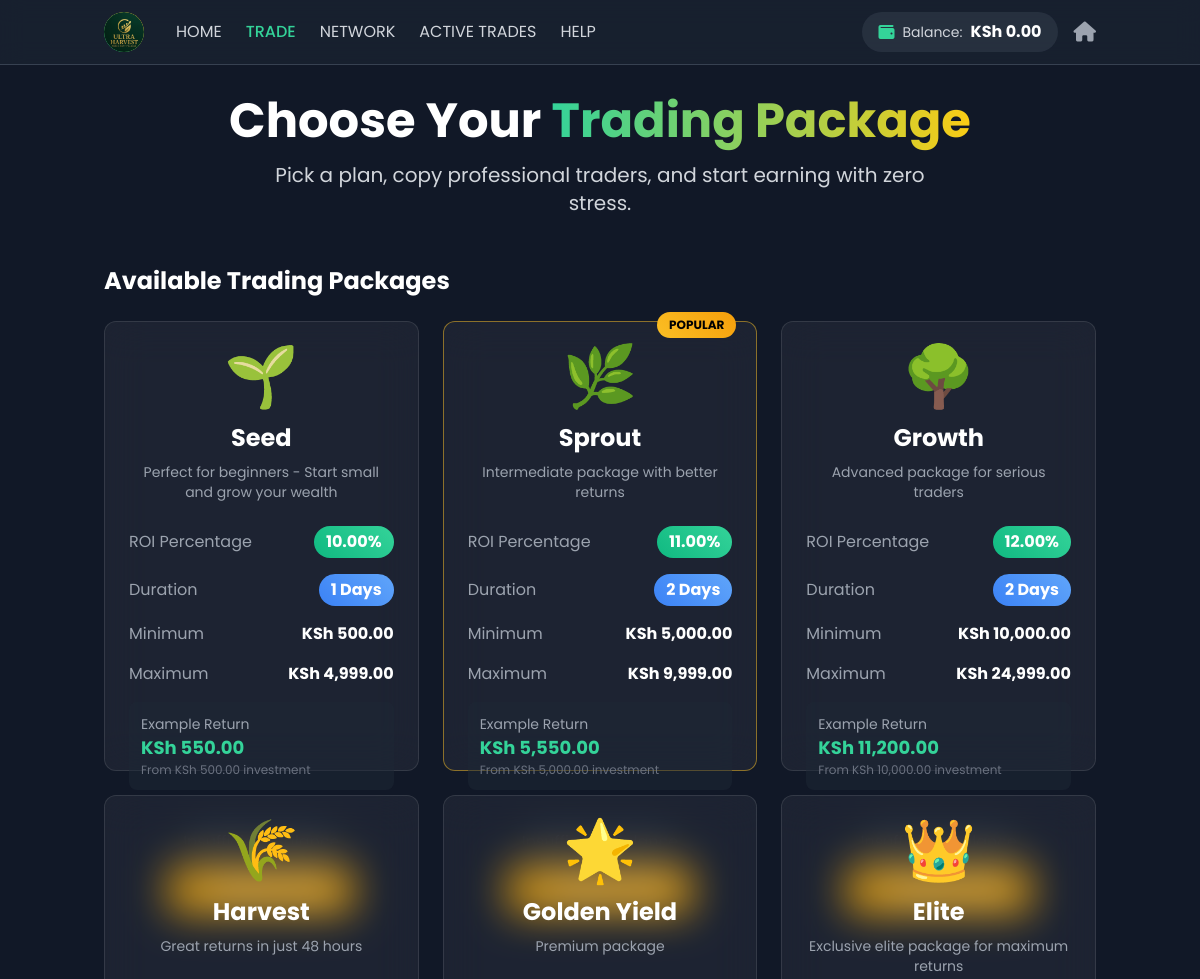
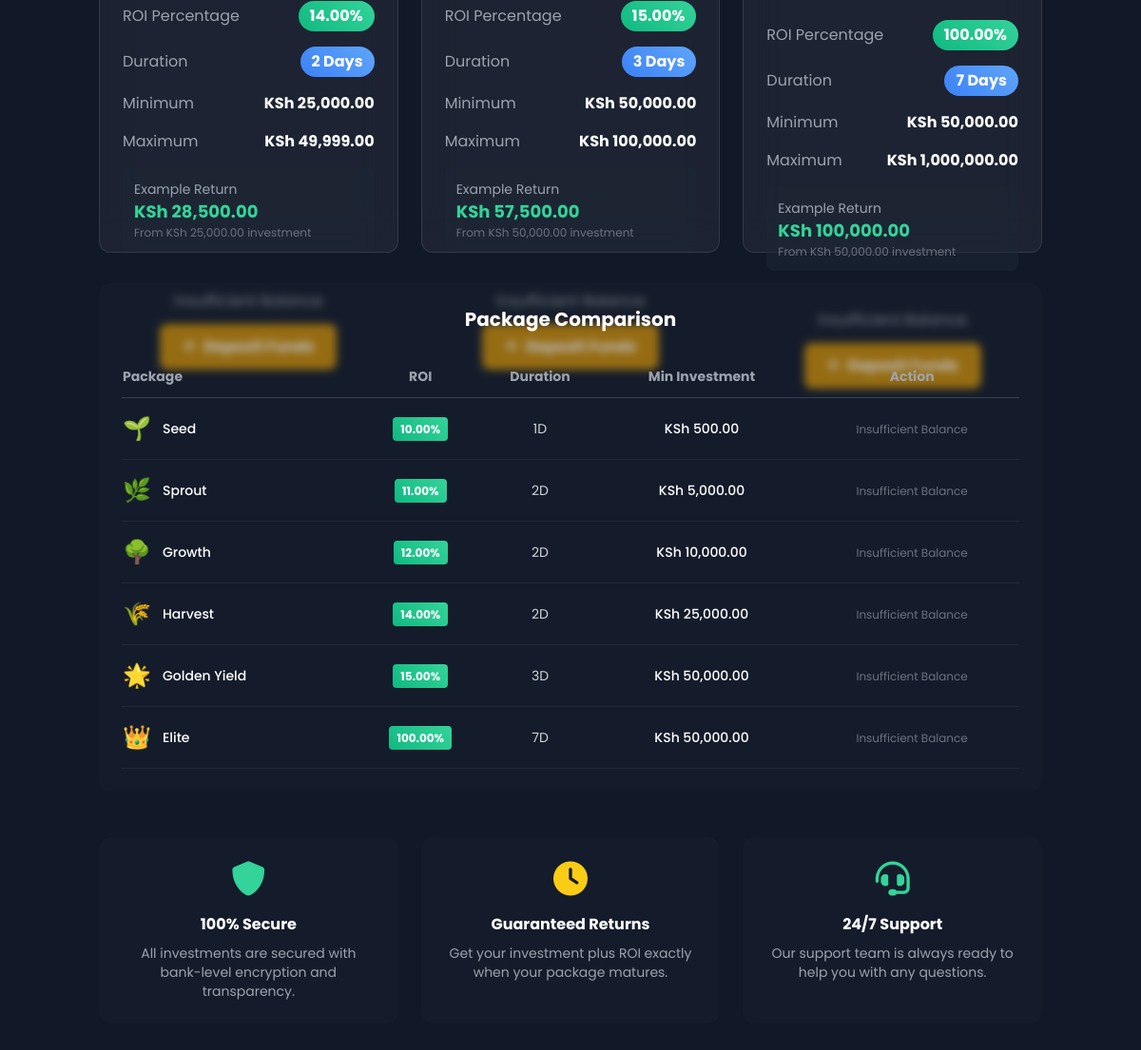
The app's page /user/packages.php (signed in) with its own data (2 pictures, top to bottom).
### tables this page shows
CREATE TABLE `users` (
  `id` int(11) NOT NULL,
  `email` varchar(255) NOT NULL,
  `password` varchar(255) NOT NULL,
  `full_name` varchar(255) NOT NULL,
  `phone` varchar(20) DEFAULT NULL,
  `wallet_balance` decimal(15,2) DEFAULT 0.00,
  `total_deposited` decimal(15,2) DEFAULT 0.00,
  `total_withdrawn` decimal(15,2) DEFAULT 0.00,
  `total_roi_earned` decimal(15,2) DEFAULT 0.00,
  `referral_code` varchar(10) NOT NULL,
  `referred_by` int(11) DEFAULT NULL,
  `referral_earnings` decimal(15,2) DEFAULT 0.00,
  `status` enum('active','suspended','banned') DEFAULT 'active',
  `is_admin` tinyint(1) DEFAULT 0,
  `email_verified` tinyint(1) DEFAULT 0,
  `created_at` timestamp NULL DEFAULT current_timestamp(),
  `updated_at` timestamp NULL DEFAULT current_timestamp() ON UPDATE current_timestamp()
);

CREATE TABLE `packages` (
  `id` int(11) NOT NULL,
  `name` varchar(100) NOT NULL,
  `icon` varchar(50) DEFAULT '?',
  `roi_percentage` decimal(5,2) NOT NULL,
  `duration_hours` int(11) NOT NULL,
  `min_investment` decimal(15,2) NOT NULL,
  `max_investment` decimal(15,2) DEFAULT NULL,
  `status` enum('active','inactive') DEFAULT 'active',
  `description` text DEFAULT NULL,
  `created_at` timestamp NULL DEFAULT current_timestamp(),
  `updated_at` timestamp NULL DEFAULT current_timestamp() ON UPDATE current_timestamp()
);

### config/database.php (called while the page is built, shortened)
<?php
function formatMoney($amount) {
    return 'KSh ' . number_format($amount, 2);
}
?>

### user/packages.php (the view, shortened to what this page needs)
<?php
require_once '../config/database.php';
$user_id = $_SESSION['user_id'];
$stmt = $db->prepare("SELECT wallet_balance FROM users WHERE id = ?");
$stmt->execute([$user_id]);
$user = $stmt->fetch();
$stmt = $db->query("SELECT * FROM packages WHERE status = 'active' ORDER BY min_investment ASC");
$packages = $stmt->fetchAll();
?>
<!DOCTYPE html>
<html lang="en">
<head>
    <script src="https://cdn.tailwindcss.com"></script>
    <link rel="stylesheet" href="https://cdnjs.cloudflare.com/ajax/libs/font-awesome/6.0.0/css/all.min.css">
</head>
<body class="bg-gray-900 text-white min-h-screen">
    <header class="bg-gray-800/50 backdrop-blur-md border-b border-gray-700 sticky top-0 z-50">
        <div class="container mx-auto px-4">
            <div class="flex items-center justify-between h-16">
                <div class="flex items-center space-x-8">
                    <a href="/user/dashboard.php" class="flex items-center space-x-3">
                        <div class="w-10 h-10 rounded-full overflow-hidden" style="background: linear-gradient(45deg, #10b981, #fbbf24);">
                            <img src="/ultra%20Harvest%20Logo.jpg" alt="Ultra Harvest Global" style="width: 100%; height: 100%; object-fit: cover; border-radius: 50%;">
                        </div>
                    </a>
                    <nav class="hidden md:flex space-x-6">
                        <a href="/user/dashboard.php" class="text-gray-300 hover:text-emerald-400 transition">HOME</a>
                        <a href="/user/packages.php" class="text-emerald-400 font-medium">TRADE</a>
                        <a href="/user/referrals.php" class="text-gray-300 hover:text-emerald-400 transition">NETWORK</a>
                        <a href="/user/active-trades.php" class="text-gray-300 hover:text-emerald-400 transition">ACTIVE TRADES</a>
                        <a href="/user/support.php" class="text-gray-300 hover:text-emerald-400 transition">HELP</a>
                    </nav>
                </div>
                <div class="flex items-center space-x-4">
                    <div class="flex items-center space-x-2 bg-gray-700/50 rounded-full px-4 py-2">
                        <i class="fas fa-wallet text-emerald-400"></i>
                        <span class="text-sm text-gray-300">Balance:</span>
                        <span class="font-bold text-white" id="wallet-balance"><?php echo formatMoney($user['wallet_balance']); ?></span>
                    </div>
                    <a href="/user/dashboard.php" class="text-gray-400 hover:text-white">
                        <i class="fas fa-home text-xl"></i>
                    </a>
                </div>
            </div>
        </div>
    </header>
    <main class="container mx-auto px-4 py-8">
        <div class="text-center mb-12">
            <h1 class="text-4xl lg:text-5xl font-bold mb-4">
                Choose Your <span class="bg-gradient-to-r from-emerald-400 to-yellow-400 bg-clip-text text-transparent">Trading Package</span>
            </h1>
            <p class="text-xl text-gray-300 max-w-2xl mx-auto">
                Pick a plan, copy professional traders, and start earning with zero stress.
            </p>
        </div>
        <section>
            <h2 class="text-2xl font-bold mb-6">Available Trading Packages</h2>
            <div class="grid md:grid-cols-2 lg:grid-cols-3 gap-6 mb-8">
                <?php foreach ($packages as $index => $package): ?>
                <div class="package-card rounded-xl p-6 <?php echo $index === 1 ? 'package-popular' : ''; ?>">
                    <div class="text-center mb-6">
                        <div class="text-6xl mb-4"><?php echo $package['icon']; ?></div>
                        <h3 class="text-2xl font-bold text-white mb-2"><?php echo $package['name']; ?></h3>
                        <?php if ($package['description']): ?>
                        <p class="text-gray-400 text-sm"><?php echo $package['description']; ?></p>
                        <?php endif; ?>
                    </div>
                    <div class="space-y-4 mb-6">
                        <div class="flex items-center justify-between">
                            <span class="text-gray-400">ROI Percentage</span>
                            <span class="roi-badge text-white px-3 py-1 rounded-full font-bold"><?php echo $package['roi_percentage']; ?>%</span>
                        </div>
                        <div class="flex items-center justify-between">
                            <span class="text-gray-400">Duration</span>
                            <span class="duration-badge text-white px-3 py-1 rounded-full font-bold">
                                <?php
                                if ($package['duration_hours'] < 24) {
                                    echo $package['duration_hours'] . ' Hours';
                                } else {
                                    echo ($package['duration_hours'] / 24) . ' Days';
                                }
                                ?>
                            </span>
                        </div>
                        <div class="flex items-center justify-between">
                            <span class="text-gray-400">Minimum</span>
                            <span class="text-white font-bold"><?php echo formatMoney($package['min_investment']); ?></span>
                        </div>
                        <?php if ($package['max_investment']): ?>
                        <div class="flex items-center justify-between">
                            <span class="text-gray-400">Maximum</span>
                            <span class="text-white font-bold"><?php echo formatMoney($package['max_investment']); ?></span>
                        </div>
                        <?php endif; ?>
                        <div class="bg-gray-800/50 rounded-lg p-3">
                            <p class="text-sm text-gray-400">Example Return</p>
                            <p class="text-lg text-emerald-400 font-bold">
                                <?php echo formatMoney($package['min_investment'] + ($package['min_investment'] * $package['roi_percentage'] / 100)); ?>
                            </p>
                            <p class="text-xs text-gray-500">
                                From <?php echo formatMoney($package['min_investment']); ?> investment
                            </p>
                        </div>
                    </div>
                    <?php if ($user['wallet_balance'] >= $package['min_investment']): ?>
                    <form method="POST" class="space-y-4">
                        <input type="hidden" name="csrf_token" value="<?php echo generateCSRFToken(); ?>">
                        <input type="hidden" name="package_id" value="<?php echo $package['id']; ?>">
                        <input type="hidden" name="invest_package" value="1">
                        <div>
                            <label class="block text-sm font-medium text-gray-400 mb-2">Investment Amount</label>
                            <input
                                type="number"
                                name="investment_amount"
                                min="<?php echo $package['min_investment']; ?>"
                                <?php if ($package['max_investment']): ?>max="<?php echo min($package['max_investment'], $user['wallet_balance']); ?>"<?php endif; ?>
                                step="0.01"
                                value="<?php echo $package['min_investment']; ?>"
                                class="w-full px-4 py-3 bg-gray-800 border border-gray-600 rounded-lg text-white focus:border-emerald-500 focus:outline-none"
                                required
                            >
                            <div class="flex justify-between text-xs text-gray-500 mt-1">
                                <span>Min: <?php echo formatMoney($package['min_investment']); ?></span>
                                <span>Available: <?php echo formatMoney($user['wallet_balance']); ?></span>
                            </div>
                        </div>
                        <button
                            type="submit"
                            class="w-full py-3 bg-gradient-to-r from-emerald-500 to-emerald-600 hover:from-emerald-600 hover:to-emerald-700 text-white font-bold rounded-lg transition-all duration-300 transform hover:scale-105"
                        >
                            <i class="fas fa-chart-line mr-2"></i>Copy Trade Now
                        </button>
                    </form>
                    <?php else: ?>
                    <div class="text-center py-4">
                        <p class="text-gray-400 mb-3">Insufficient Balance</p>
                        <a href="/user/deposit.php" class="inline-block px-6 py-3 bg-yellow-600 hover:bg-yellow-700 text-white font-bold rounded-lg transition">
                            <i class="fas fa-plus mr-2"></i>Deposit Funds
                        </a>
                    </div>
                    <?php endif; ?>
                </div>
                <?php endforeach; ?>
            </div>
            <div class="bg-gray-800/30 rounded-xl p-6 backdrop-blur-sm">
                <h3 class="text-xl font-bold text-white mb-6 text-center">Package Comparison</h3>
                <div class="overflow-x-auto">
                    <table class="w-full text-sm">
                        <thead>
                            <tr class="border-b border-gray-700">
                                <th class="text-left py-3 text-gray-400">Package</th>
                                <th class="text-center py-3 text-gray-400">ROI</th>
                                <th class="text-center py-3 text-gray-400">Duration</th>
                                <th class="text-center py-3 text-gray-400">Min Investment</th>
                                <th class="text-center py-3 text-gray-400">Action</th>
                            </tr>
                        </thead>
                        <tbody>
                            <?php foreach ($packages as $package): ?>
                            <tr class="border-b border-gray-800 hover:bg-gray-800/50">
                                <td class="py-4">
                                    <div class="flex items-center space-x-3">
                                        <span class="text-2xl"><?php echo $package['icon']; ?></span>
                                        <span class="font-medium text-white"><?php echo $package['name']; ?></span>
                                    </div>
                                </td>
                                <td class="text-center py-4">
                                    <span class="roi-badge text-white px-2 py-1 rounded font-bold text-xs"><?php echo $package['roi_percentage']; ?>%</span>
                                </td>
                                <td class="text-center py-4 text-gray-300">
                                    <?php
                                    if ($package['duration_hours'] < 24) {
                                        echo $package['duration_hours'] . 'H';
                                    } else {
                                        echo ($package['duration_hours'] / 24) . 'D';
                                    }
                                    ?>
                                </td>
                                <td class="text-center py-4 text-white font-medium">
                                    <?php echo formatMoney($package['min_investment']); ?>
                                </td>
                                <td class="text-center py-4">
                                    <?php if ($user['wallet_balance'] >= $package['min_investment']): ?>
                                    <button
                                        onclick="scrollToPackage(<?php echo $package['id']; ?>)"
                                        class="px-4 py-2 bg-emerald-600 hover:bg-emerald-700 text-white rounded-lg text-xs font-medium transition"
                                    >
                                        Trade Now
                                    </button>
                                    <?php else: ?>
                                    <span class="text-gray-500 text-xs">Insufficient Balance</span>
                                    <?php endif; ?>
                                </td>
                            </tr>
                            <?php endforeach; ?>
                        </tbody>
                    </table>
                </div>
            </div>
        </section>
        <section class="mt-12 grid md:grid-cols-3 gap-6">
            <div class="bg-gray-800/30 rounded-xl p-6 backdrop-blur-sm text-center">
                <i class="fas fa-shield-alt text-4xl text-emerald-400 mb-4"></i>
                <h3 class="font-bold text-white mb-2">100% Secure</h3>
                <p class="text-gray-400 text-sm">All investments are secured with bank-level encryption and transparency.</p>
            </div>
            <div class="bg-gray-800/30 rounded-xl p-6 backdrop-blur-sm text-center">
                <i class="fas fa-clock text-4xl text-yellow-400 mb-4"></i>
                <h3 class="font-bold text-white mb-2">Guaranteed Returns</h3>
                <p class="text-gray-400 text-sm">Get your investment plus ROI exactly when your package matures.</p>
            </div>
            <div class="bg-gray-800/30 rounded-xl p-6 backdrop-blur-sm text-center">
                <i class="fas fa-headset text-4xl text-emerald-400 mb-4"></i>
                <h3 class="font-bold text-white mb-2">24/7 Support</h3>
                <p class="text-gray-400 text-sm">Our support team is always ready to help you with any questions.</p>
            </div>
        </section>
    </main><br><br>
</body>
</html>

### user/packages.php (style rules this page uses)
* { font-family: 'Poppins', sans-serif; }
.package-card { backdrop-filter: blur(20px); background: rgba(255, 255, 255, 0.05); border: 1px solid rgba(255, 255, 255, 0.1); transition: all 0.3s ease; max-height: 450px; }
.package-popular { position: relative; border-color: rgba(251, 191, 36, 0.5); }
.package-popular::before { content: 'POPULAR'; position: absolute; top: -10px; right: 20px; background: linear-gradient(45deg, #fbbf24, #f59e0b); color: black; padding: 4px 12px; border-radius: 20px; font-size: 0.75rem; font-weight: bold; }
.roi-badge { background: linear-gradient(45deg, #10b981, #34d399); }
.duration-badge { background: linear-gradient(45deg, #3b82f6, #60a5fa); }

### records on screen
users: wallet_balance "KSh 0.00"
packages: icon "🌱", name "Seed", description "Perfect for beginners - Start small and grow your wealth", roi_percentage "10.00", $package['duration_hours']/24 "1", min_investment "KSh 500.00", max_investment "KSh 4,999.00", min_investment+roi_percentage "KSh 550.00", shows "Insufficient Balance"
packages: icon "🌿", name "Sprout", description "Intermediate package with better returns", roi_percentage "11.00", $package['duration_hours']/24 "2", min_investment "KSh 5,000.00", max_investment "KSh 9,999.00", min_investment+roi_percentage "KSh 5,550.00", shows "Insufficient Balance"
packages: icon "🌳", name "Growth", description "Advanced package for serious traders", roi_percentage "12.00", $package['duration_hours']/24 "2", min_investment "KSh 10,000.00", max_investment "KSh 24,999.00", min_investment+roi_percentage "KSh 11,200.00", shows "Insufficient Balance"
packages: icon "🌾", name "Harvest", description "Great returns in just 48 hours", roi_percentage "14.00", $package['duration_hours']/24 "2", min_investment "KSh 25,000.00", max_investment "KSh 49,999.00", min_investment+roi_percentage "KSh 28,500.00", shows "Insufficient Balance"
packages: icon "🌟", name "Golden Yield", description "Premium package", roi_percentage "15.00", $package['duration_hours']/24 "3", min_investment "KSh 50,000.00", max_investment "KSh 100,000.00", min_investment+roi_percentage "KSh 57,500.00", shows "Insufficient Balance"
packages: icon "👑", name "Elite", description "Exclusive elite package for maximum returns", roi_percentage "100.00", $package['duration_hours']/24 "7", min_investment "KSh 50,000.00", max_investment "KSh 1,000,000.00", min_investment+roi_percentage "KSh 100,000.00", shows "Insufficient Balance"
